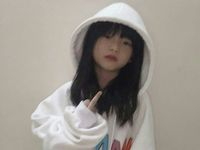
#> input picture Pertemuan 4/EEDAN.jpg, 200 x 150 px
$ python transformasi-perspektif.py
#> lines starting #> are read from the running program, lines starting #| are printed output that depends on the picture
import cv2
import numpy as np

# Membaca gambar
image = cv2.imread('EEDAN.jpg')
#> image is the input picture: shape (150, 200, 3); mean B, G, R 141.9, 149.5, 155.1

# Mendefinisikan empat titik sudut citra asli
points1 = np.float32([[56, 65], [368, 52], [28, 387], [389, 390]])

# Mendefonisikan empat titik sudut baru
points2 = np.float32([[0, 0], [300, 0], [0, 300], [300, 300]])

# Mendapatkan matriks transformasi perspektif
M_perspective = cv2.getPerspectiveTransform(points1, points2)

# Melakukan transformasi perspektif
perspective_tranformed_image = cv2.warpPerspective(image, M_perspective, (300, 300))
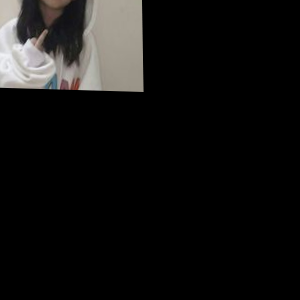
#> perspective_tranformed_image: shape (300, 300, 3); mean B, G, R 18.1, 18.8, 19.5

# Menampilkan hasil
cv2.imshow('Perspective Transformed Image', perspective_tranformed_image)
cv2.waitKey(0)
cv2.destroyAllWindows()
